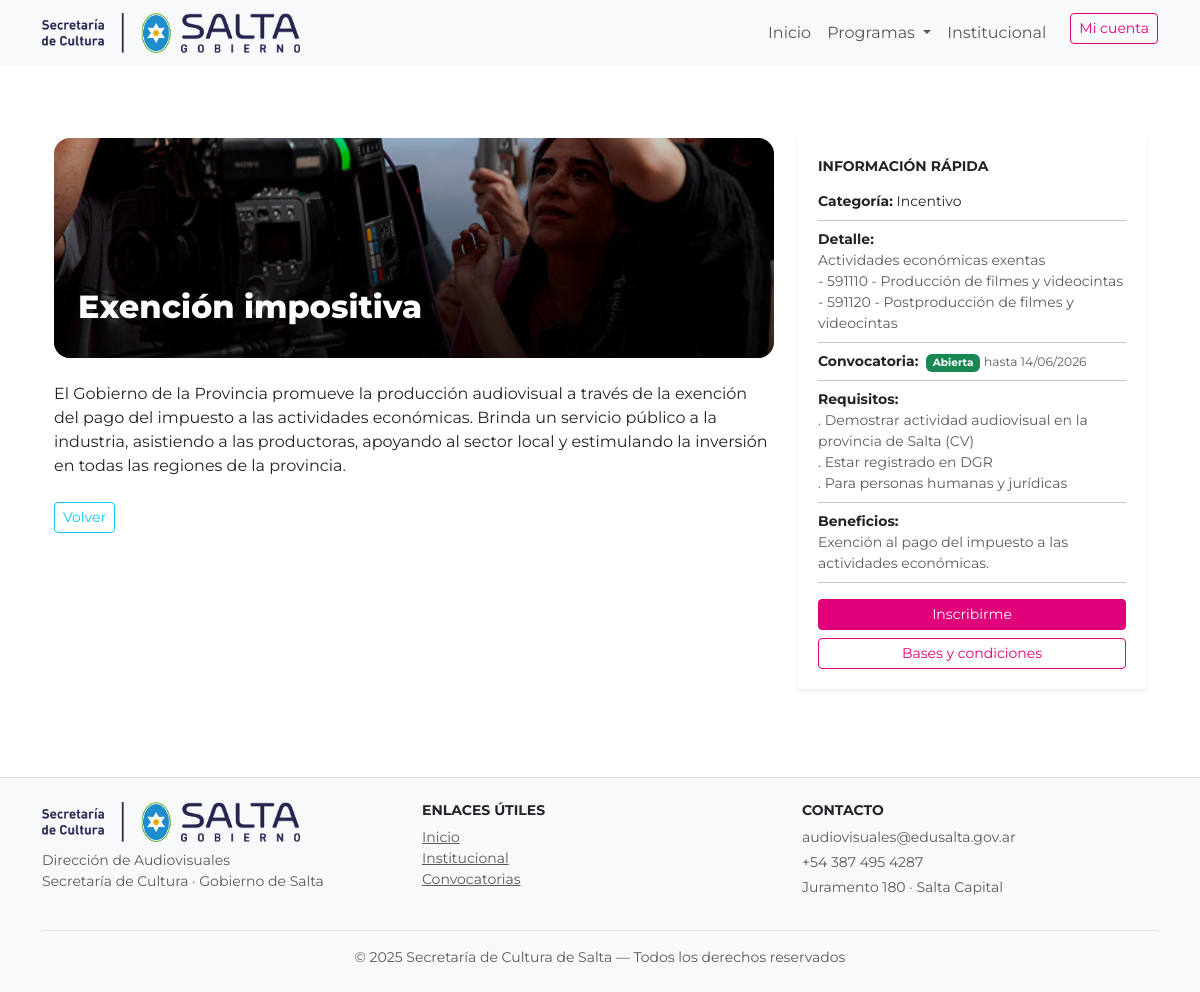
Before: /convocatorias/exencion-impositiva/ with the older database file.
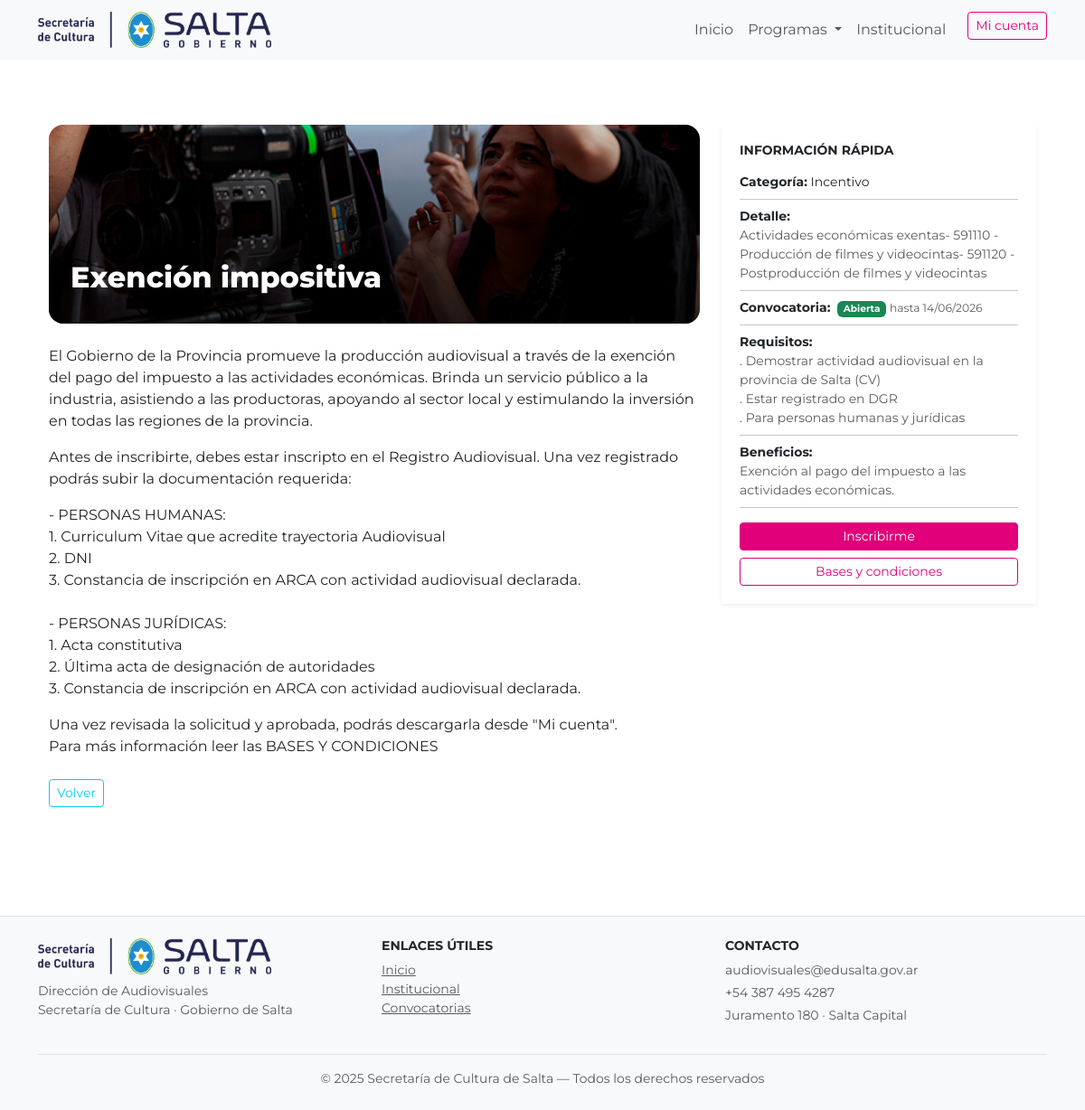
After: the same page with the newer database file.
### convocatorias/models.py (models this page shows, shortened)
class Convocatoria(models.Model):
    titulo = models.CharField(max_length=200)
    slug = models.SlugField(unique=True, blank=True)
    descripcion_corta = models.TextField(blank=True)
    descripcion_larga = models.TextField(blank=True)
    url_curso = models.URLField(
        "URL del curso asincrónico",
        blank=True,
        null=True,
        help_text="Solo completar si el curso es asincrónico."
    )
    categoria = models.CharField(max_length=20, choices=CATEGORIAS)
    tematica_genero = models.CharField(max_length=200, blank=True)
    linea = models.CharField(max_length=20, choices=LINEAS)
    requisitos = models.TextField(blank=True)
    beneficios = models.TextField(blank=True)
    bases_pdf = models.FileField(
        upload_to="convocatorias/bases/",
        blank=True,
        null=True
    )
    imagen = models.ImageField(
        upload_to="convocatorias/img/",
        blank=True,
        null=True
    )
    fecha_inicio = models.DateField()
    fecha_fin = models.DateField()
    bloque_personas = models.CharField(
        max_length=20,
        choices=BLOQUE_PERSONAS_TITULO,
        default="JURADO"
    )
    jurado1_nombre = models.CharField(max_length=200, blank=True)
    jurado1_foto = models.ImageField(upload_to="convocatorias/jurados/", blank=True, null=True)
    jurado1_bio = models.TextField(blank=True)
    jurado2_nombre = models.CharField(max_length=200, blank=True)
    jurado2_foto = models.ImageField(upload_to="convocatorias/jurados/", blank=True, null=True)
    jurado2_bio = models.TextField(blank=True)
    jurado3_nombre = models.CharField(max_length=200, blank=True)
    jurado3_foto = models.ImageField(upload_to="convocatorias/jurados/", blank=True, null=True)
    jurado3_bio = models.TextField(blank=True)
    orden = models.PositiveIntegerField(default=0)
    url_destino = models.CharField(max_length=300, blank=True)
    class Meta:
        ordering = ["orden", "-fecha_inicio"]
    @property
    def vigente(self):
        hoy = timezone.now().date()
        return self.fecha_inicio <= hoy <= self.fecha_fin

### convocatorias/views.py (the view)
def convocatoria_detalle(request, slug):
    convocatoria = get_object_or_404(Convocatoria, slug=slug)
    return render(
        request,
        "convocatorias/convocatoria_detalle.html",
        {
            "convocatoria": convocatoria,
        },
    )

### convocatorias/templates/convocatorias/convocatoria_detalle.html (shortened to what this page needs)
{% extends "sitio_publico/base.html" %}
{% load static %}
{% block content %}
<div class="container py-5">
  <div class="row ficha-convocatoria">
    <div class="col-12 col-lg-8 convocatoria-left">
      <div class="convocatoria-hero mb-4"
           {% if convocatoria.imagen %}
           style="background-image: url('{{ convocatoria.imagen.url }}');"
           {% endif %}>
        <div class="convocatoria-hero-overlay">
          <h1 class="convocatoria-hero-title">
            {{ convocatoria.titulo }}
          </h1>
        </div>
      </div>
      {% if convocatoria.descripcion_larga or convocatoria.descripcion_corta %}
      <div class="descripcion-convocatoria mb-4">
        {% if convocatoria.descripcion_larga %}
          {{ convocatoria.descripcion_larga|linebreaks }}
        {% else %}
          {{ convocatoria.descripcion_corta|linebreaks }}
        {% endif %}
      </div>
      {% endif %}
      <div class="mt-4 mb-5">
        <a href="{% url 'convocatorias:convocatorias_home' %}"
           class="btn btn-outline-info btn-sm">
          Volver
        </a>
      </div>
    </div>
    <div class="col-12 col-lg-4 convocatoria-right">
      <div class="card1 mb-3 border-0 shadow-sm">
        <div class="card-body">
          <h6 class="fw-bold text-uppercase small mb-3">
            Información rápida
          </h6>
          <ul class="list-unstyled small mb-3">
            <li>
              <strong>Categoría:</strong>
              {{ convocatoria.get_categoria_display }}
              <hr class="my-2 border-dotted">
            </li>
            {% if convocatoria.tematica_genero %}
            <li>
              <strong>Detalle:</strong>
              <div class="text-muted">
                {{ convocatoria.tematica_genero|linebreaksbr }}
              </div>
              <hr class="my-2 border-dotted">
            </li>
            {% endif %}
            <li>
              <strong>Convocatoria:</strong>
              {% if convocatoria.vigente %}
                <span class="badge bg-success ms-1">Abierta</span>
                <span class="text-muted small">
                  hasta {{ convocatoria.fecha_fin|date:"d/m/Y" }}
                </span>
              {% else %}
                <span class="badge bg-danger ms-1">Cerrada</span>
              {% endif %}
              <hr class="my-2 border-dotted">
            </li>
            {% if convocatoria.requisitos %}
            <li>
              <strong>Requisitos:</strong>
              <div class="text-muted">
                {{ convocatoria.requisitos|linebreaksbr }}
              </div>
              <hr class="my-2 border-dotted">
            </li>
            {% endif %}
            {% if convocatoria.beneficios %}
            <li>
              <strong>Beneficios:</strong>
              <div class="text-muted">
                {{ convocatoria.beneficios|linebreaksbr }}
              </div>
              <hr class="my-2 border-dotted">
            </li>
            {% endif %}
          </ul>
          <div class="d-grid gap-2">
            {% if convocatoria.vigente %}
              {% if convocatoria.url_curso %}
                <a href="{{ convocatoria.url_curso }}"
                   target="_blank"
                   class="btn btn-warning btn-sm">
                  Acceder al curso
                </a>
              {% else %}
                <a href="{% url 'convocatorias:inscribirse_convocatoria' convocatoria.slug %}"
                   class="btn btn-primary btn-sm">
                  Inscribirme
                </a>
              {% endif %}
            {% endif %}
            {% if convocatoria.bases_pdf %}
              <a href="{{ convocatoria.bases_pdf.url }}"
                 target="_blank"
                 class="btn btn-outline-primary btn-sm">
                Bases y condiciones
              </a>
            {% endif %}
          </div>
        </div>
      </div>
    </div>
  </div>
</div>
{% endblock %}

Changed rows visible on the page:
changed Convocatoria "Exención impositiva": descripcion_larga "…regiones de la provincia." → "…regiones de la provincia. Antes de inscribirte, debes estar inscripto en el Registro Audiovisual. Una vez registrado podrás subir la documentación requerida: - PERSONAS HUMANAS: 1. Curriculum Vitae que acredite trayectoria Audiovisual 2. DNI 3. Constancia de inscripción en ARCA con actividad audiovisual declarada. - PERSONAS JURÍDICAS: 1. Acta constitutiva 2. Última acta de designación de autoridades 3. Constancia de inscripción en ARCA con actividad audiovisual declarada. Una vez revisada la solicitud y aprobada, podrás descargarla desde \"Mi cuenta\". Para más información leer las BASES Y CONDICIONES"; tematica_genero "Actividades económicas exentas - 591110 - Producción de filmes y videocintas - 591120 - Postproducción de filmes y videocintas" → "Actividades económicas exentas- 591110 - Producción de filmes y videocintas- 591120 - Postproducción de filmes y videocintas"
